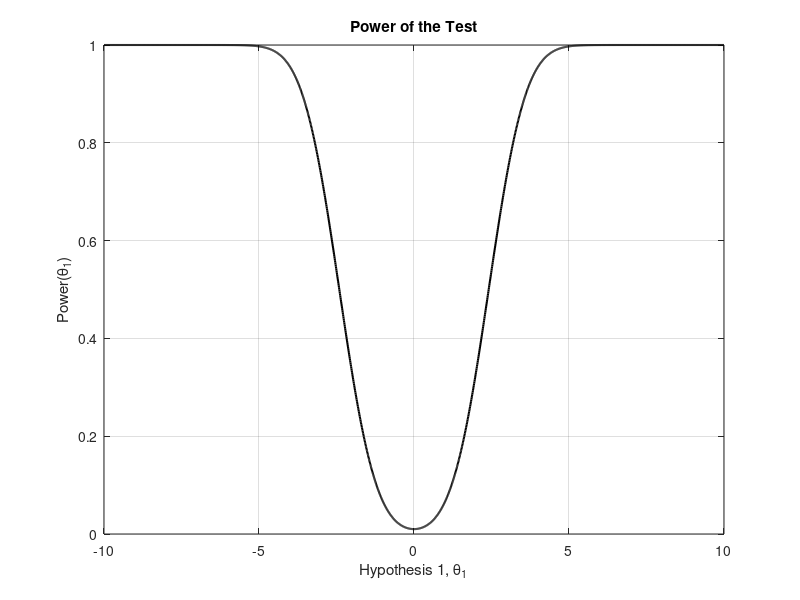

This chart was generated by the following MATLAB code: (Note: this script raises an error after producing the figure.)
%% Prob - 7

clc; clear; close all;

P  = [1 0.5;0.5 2];
alpha  = 0.01;

%% Threshold

mu_beta_z = @(theta_1) sum(sum(inv(P)))*theta_1;
Var_beta_z = sum(sum(inv(P)));

beta_0  = -norminv(alpha/2,mu_beta_z(0),sqrt(Var_beta_z));

disp('Threshold \beta_0:')
disp(beta_0)

%% Power of test

theta_1_vec = -10:0.01:10;

mu_beta_z_vec = mu_beta_z(theta_1_vec);

power_vec = zeros(1,length(theta_1_vec));

for nn = 1:length(theta_1_vec)
    power_vec(nn)  = normcdf(-beta_0,mu_beta_z_vec(nn),sqrt(Var_beta_z));
    power_vec(nn)  = power_vec(nn) + 1-normcdf(beta_0,mu_beta_z_vec(nn),sqrt(Var_beta_z));
end

figure;
plot(theta_1_vec,power_vec,'Color','k','Linewidth',1.5)
xlabel('Hypothesis 1, \theta_1');
ylabel('Power(\theta_1)');
title('Power of the Test')
        grid on
    ax = gca;
    ax.LineWidth = 1;
    ax.GridColor = [0 0 0];
    ax.MinorGridColor = 'k';
    
    
%% beta|H0 and beta|H1 PDFs

six_sigma = 6*sqrt(Var_beta_z);

del_beta_z_vec = linspace(-six_sigma,six_sigma,2000);

theta_1 = 4;
x_H0_vec = del_beta_z_vec;
x_H1_vec = del_beta_z_vec+theta_1;

pdf_beta_z_H0 = normpdf(x_H0_vec,mu_beta_z(0),sqrt(Var_beta_z));
pdf_beta_z_H1 = normpdf(x_H1_vec,mu_beta_z(theta_1),sqrt(Var_beta_z));
pdf_beta_0 = normpdf([-beta_0 beta_0],mu_beta_z(0),sqrt(Var_beta_z));

figure;
plot(x_H0_vec,pdf_beta_z_H0,'Color','k','Linewidth',1.5);hold on;
plot(x_H1_vec,pdf_beta_z_H1,'--','Color','k','Linewidth',1.5);
plot([-beta_0 beta_0],pdf_beta_0,'s','MarkerSize',7,...
    'MarkerEdgeColor','k',...
    'MarkerFaceColor',[0.4,0.4,0.4])
xlabel('\beta(z)');
ylabel('PDF, P(\beta(z)|H0) and P(\beta(z)|H1)');
title('PDFs of the Test Statistic Under H0 and H1')
legend('Under H0','Under H1','Threshold, \beta_0')
    grid on
    ax = gca;
    ax.LineWidth = 1;
    ax.GridColor = [0 0 0];
    ax.MinorGridColor = 'k';
% axis tight
    

